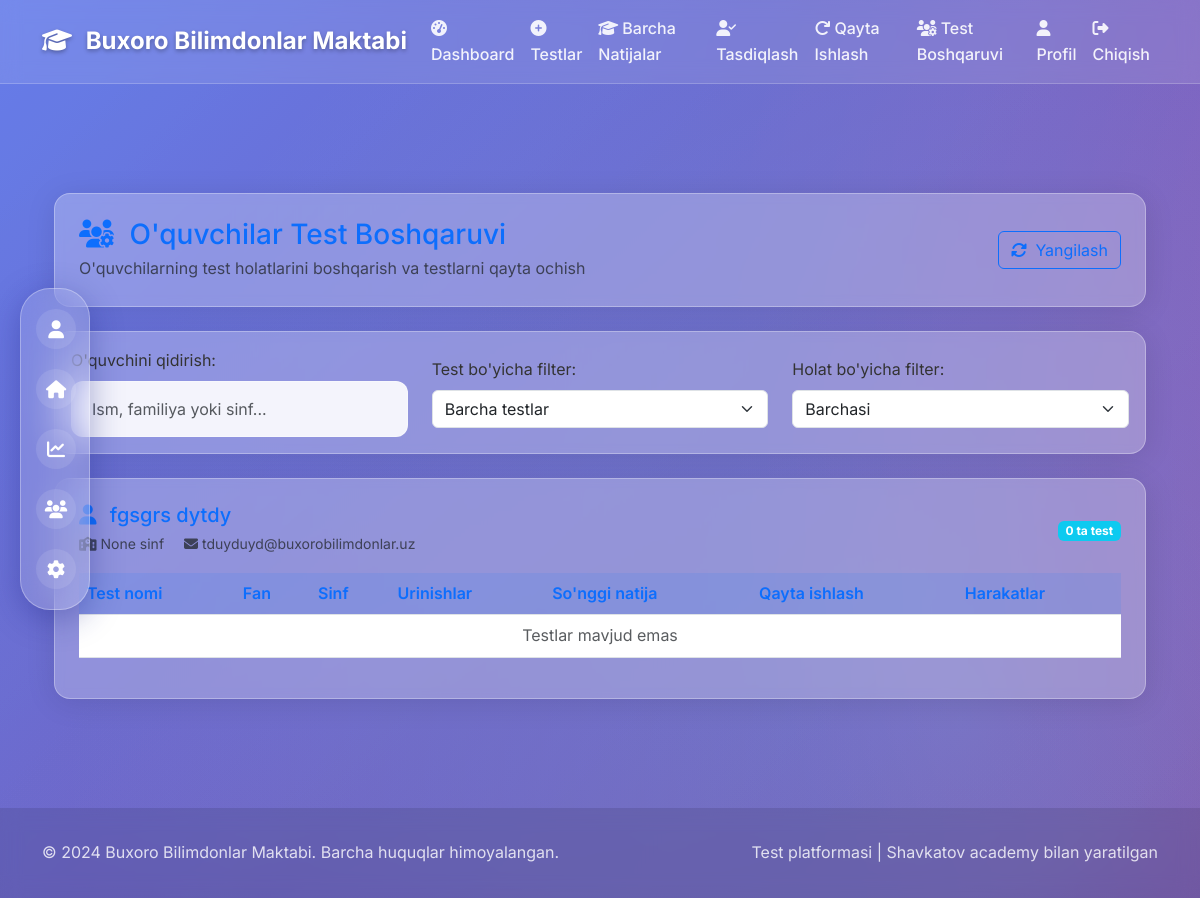
The page /tests/student-management/ (signed in) on the database its author committed.
### accounts/models.py (models this page shows, shortened)
class User(AbstractUser):
    USER_ROLES = (
        ('student', 'Student'),
        ('teacher', 'Teacher'),
        ('admin', 'Admin'),
    )
    role = models.CharField(max_length=10, choices=USER_ROLES, default='student')
    student_id = models.CharField(max_length=20, unique=True, null=True, blank=True)
    is_verified = models.BooleanField(default=False)
    school_email_verified = models.BooleanField(default=False)
    phone_number = models.CharField(max_length=15, blank=True, null=True)
    class_name = models.CharField(max_length=10, blank=True, null=True)  # For students
    grade = models.IntegerField(null=True, blank=True)  # For students
    subject = models.CharField(max_length=50, blank=True, null=True)  # For teachers
    created_at = models.DateTimeField(auto_now_add=True)
    updated_at = models.DateTimeField(auto_now=True)
    email = models.EmailField(unique=True)
    first_name = models.CharField(max_length=30)
    last_name = models.CharField(max_length=30)
    date_joined = models.DateTimeField(auto_now_add=True)
    is_active = models.BooleanField(default=True)
    USERNAME_FIELD = 'username'
    REQUIRED_FIELDS = ['email', 'first_name', 'last_name']

### tests_app/views.py (the view, shortened to what this page needs)
# urls.py: path('student-management/', views.student_test_management, name='student_test_management'),
@login_required
def student_test_management(request):
    if request.user.role != 'admin':
        return redirect('accounts:dashboard')
    tests = Test.objects.filter(is_active=True)
    students = User.objects.filter(role='student', is_verified=True)
    student_test_data = []
    for student in students:
        student_tests = []
        student_test_data.append({
            'student': student,
            'tests': student_tests
        })
    context = {
        'student_test_data': student_test_data,
        'all_tests': tests
    }
    return render(request, 'tests_app/student_test_management.html', context)

### templates/tests_app/student_test_management.html (shortened to what this page needs)
{% extends 'base.html' %}
{% load static %}
{% block content %}
<div class="container-fluid mt-4">
    <div class="row">
        <div class="col-12">
            <div class="glass-card p-4 mb-4">
                <div class="d-flex justify-content-between align-items-center">
                    <div>
                        <h2 class="h3 text-primary mb-1">
                            <i class="fas fa-users-cog me-2"></i>
                            O'quvchilar Test Boshqaruvi
                        </h2>
                        <p class="text-muted mb-0">O'quvchilarning test holatlarini boshqarish va testlarni qayta ochish</p>
                    </div>
                    <div>
                        <button class="btn btn-outline-primary" onclick="location.reload()">
                            <i class="fas fa-sync-alt me-1"></i>
                            Yangilash
                        </button>
                    </div>
                </div>
            </div>
            <div class="glass-card p-3 mb-4">
                <div class="row align-items-center">
                    <div class="col-md-4">
                        <label class="form-label">O'quvchini qidirish:</label>
                        <input type="text" id="studentSearch" class="form-control" placeholder="Ism, familiya yoki sinf...">
                    </div>
                    <div class="col-md-4">
                        <label class="form-label">Test bo'yicha filter:</label>
                        <select id="testFilter" class="form-select">
                            <option value="">Barcha testlar</option>
                        </select>
                    </div>
                    <div class="col-md-4">
                        <label class="form-label">Holat bo'yicha filter:</label>
                        <select id="statusFilter" class="form-select">
                            <option value="">Barchasi</option>
                        </select>
                    </div>
                </div>
            </div>
            <div class="row" id="studentTestData">
                {% for data in student_test_data %}
                <div class="col-12 mb-4 student-card"
                     data-student-name="{{ data.student.get_full_name|lower }}"
                     data-student-class="{{ data.student.class_name|lower }}">
                    <div class="glass-card p-4">
                        <div class="row align-items-center mb-3">
                            <div class="col-md-8">
                                <h5 class="text-primary mb-1">
                                    <i class="fas fa-user me-2"></i>
                                    {{ data.student.get_full_name }}
                                </h5>
                                <div class="text-muted">
                                    <small>
                                        <i class="fas fa-school me-1"></i>{{ data.student.class_name }} sinf
                                        <i class="fas fa-envelope ms-3 me-1"></i>{{ data.student.email }}
                                    </small>
                                </div>
                            </div>
                            <div class="col-md-4 text-end">
                                <span class="badge bg-info">
                                    {{ data.tests|length }} ta test
                                </span>
                            </div>
                        </div>
                        <div class="table-responsive">
                            <table class="table table-hover align-middle">
                                <thead>
                                    <tr>
                                        <th>Test nomi</th>
                                        <th>Fan</th>
                                        <th>Sinf</th>
                                        <th>Urinishlar</th>
                                        <th>So'nggi natija</th>
                                        <th>Qayta ishlash</th>
                                        <th>Harakatlar</th>
                                    </tr>
                                </thead>
                                <tbody>
                                    {% for test_info in data.tests %}
                                    <tr class="test-row" data-test-id="{{ test_info.test.id }}">
                                        <td>
                                            <strong>{{ test_info.test.title }}</strong>
                                            <br>
                                            <small class="text-muted">{{ test_info.test.description|truncatechars:50 }}</small>
                                        </td>
                                        <td>
                                            <span class="badge bg-secondary">{{ test_info.test.subject }}</span>
                                        </td>
                                        <td>
                                            <span class="badge bg-info">{{ test_info.test.grade }}-sinf</span>
                                        </td>
                                        <td>
                                            <span class="badge {% if test_info.attempts_count > 0 %}bg-success{% else %}bg-light text-dark{% endif %}">
                                                {{ test_info.attempts_count }} ta urinish
                                            </span>
                                        </td>
                                        <td>
                                            {% if test_info.latest_attempt %}
                                                {% if test_info.latest_attempt.status == 'completed' %}
                                                    <div class="text-success">
                                                        <i class="fas fa-check-circle me-1"></i>
                                                        Yakunlangan
                                                    </div>
                                                    {% if test_info.latest_attempt.testresult %}
                                                    <small class="text-muted">
                                                        Ball: {{ test_info.latest_attempt.testresult.score }}
                                                        ({{ test_info.latest_attempt.testresult.grade }})
                                                    </small>
                                                    {% endif %}
                                                {% elif test_info.latest_attempt.status == 'in_progress' %}
                                                    <div class="text-warning">
                                                        <i class="fas fa-clock me-1"></i>
                                                        Davom etmoqda
                                                    </div>
                                                {% endif %}
                                            {% else %}
                                                <div class="text-muted">
                                                    <i class="fas fa-minus-circle me-1"></i>
                                                    Urinish yo'q
                                                </div>
                                            {% endif %}
                                        </td>
                                        <td>
                                            {% if test_info.retake_requests %}
                                                {% for request in test_info.retake_requests %}
                                                    {% if request.status == 'pending' %}
                                                        <span class="badge bg-warning">Kutilmoqda</span>
                                                    {% elif request.status == 'approved' %}
                                                        <span class="badge bg-success">Tasdiqlangan</span>
                                                    {% elif request.status == 'rejected' %}
                                                        <span class="badge bg-danger">Rad etilgan</span>
                                                    {% endif %}
                                                    {% if not forloop.last %}<br>{% endif %}
                                                {% endfor %}
                                            {% else %}
                                                <span class="text-muted">So'rov yo'q</span>
                                            {% endif %}
                                        </td>
                                        <td>
                                            {% if test_info.can_retake %}
                                                <button class="btn btn-success btn-sm open-test-btn"
                                                        data-test-id="{{ test_info.test.id }}"
                                                        data-student-id="{{ data.student.id }}"
                                                        data-student-name="{{ data.student.get_full_name }}"
                                                        data-test-title="{{ test_info.test.title }}"
                                                        title="Testni qayta ochish">
                                                    <i class="fas fa-unlock me-1"></i>
                                                    Qayta ochish
                                                </button>
                                            {% else %}
                                                <button class="btn btn-outline-success btn-sm open-test-btn"
                                                        data-test-id="{{ test_info.test.id }}"
                                                        data-student-id="{{ data.student.id }}"
                                                        data-student-name="{{ data.student.get_full_name }}"
                                                        data-test-title="{{ test_info.test.title }}"
                                                        title="Birinchi marta ochish">
                                                    <i class="fas fa-play me-1"></i>
                                                    Ochish
                                                </button>
                                            {% endif %}
                                        </td>
                                    </tr>
                                    {% empty %}
                                    <tr>
                                        <td colspan="7" class="text-center text-muted">
                                            Testlar mavjud emas
                                        </td>
                                    </tr>
                                    {% endfor %}
                                </tbody>
                            </table>
                        </div>
                    </div>
                </div>
                {% endfor %}
            </div>
        </div>
    </div>
</div>
{% endblock %}

### templates/base.html (style rules this page uses)
:root { --primary-color: #667eea; --secondary-color: #764ba2; --accent-color: #f093fb; --success-color: #4CAF50; --warning-color: #FF9800; --danger-color: #f44336; --dark-color: #2c3e50; --light-color: #ecf0f1; --gradient-primary: linear-gradient(135deg, #667eea 0%, #764ba2 100%); --gradient-secondary: linear-gradient(135deg, #f093fb 0%, #f5576c 100%); --gradient-accent: linear-gradient(135deg, #4facfe 0%, #00f2fe 100%); --shadow-light: 0 4px 15px rgba(0, 0, 0, 0.1); --shadow-medium: 0 8px 25px rgba(0, 0, 0, 0.15); --shadow-heavy: 0 15px 35px rgba(0, 0, 0, 0.2); --border-radius: 12px; --transition: all 0.3s cubic-bezier(0.25, 0.46, 0.45, 0.94); }
* { margin: 0; padding: 0; box-sizing: border-box; }
body { font-family: 'Inter', sans-serif; background: linear-gradient(135deg, #667eea 0%, #764ba2 100%); min-height: 100vh; line-height: 1.6; color: #333; overflow-x: hidden; }
.glass-card { background: rgba(255, 255, 255, 0.1); backdrop-filter: blur(15px); border-radius: var(--border-radius); border: 1px solid rgba(255, 255, 255, 0.2); box-shadow: var(--shadow-medium); transition: var(--transition); overflow: hidden; }
.form-control { background: rgba(255, 255, 255, 0.9); border: 1px solid rgba(255, 255, 255, 0.3); border-radius: var(--border-radius); padding: 15px 20px; font-size: 1rem; transition: var(--transition); }

### templates/tests_app/student_test_management.html (style rules this page uses)
.glass-card { background: rgba(255, 255, 255, 0.25); border-radius: 16px; box-shadow: 0 4px 30px rgba(0, 0, 0, 0.1); backdrop-filter: blur(5px); -webkit-backdrop-filter: blur(5px); border: 1px solid rgba(255, 255, 255, 0.3); }
.table th { border-top: none; background: rgba(0, 123, 255, 0.1); color: #0d6efd; font-weight: 600; }
.student-card { transition: all 0.3s ease; }
.badge { font-size: 0.75em; }

### rows shown on the page
User: student.get_full_name "fgsgrs dytdy", student.class_name "None", student.email "tduyduyd@buxorobilimdonlar.uz", tests|length "0"
